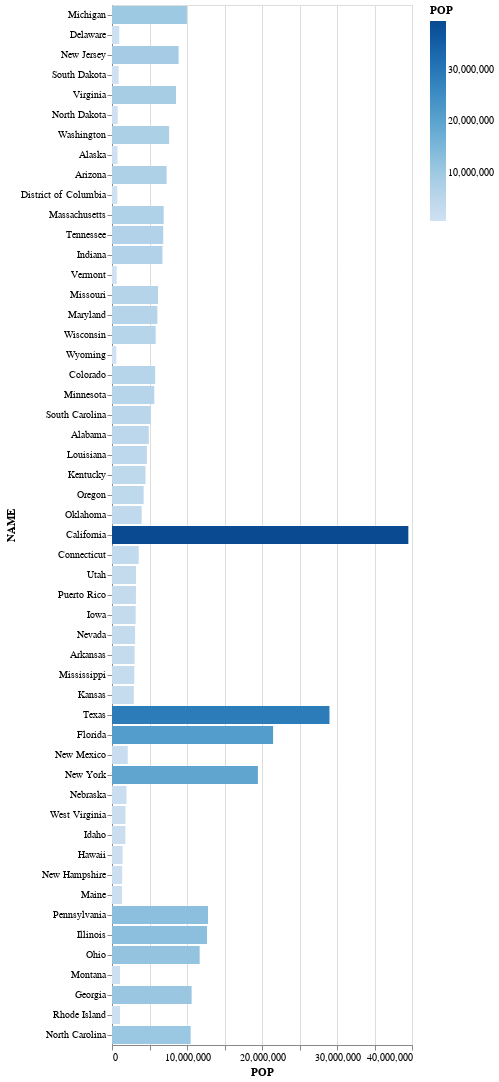

Here is the notebook cell this chart was saved with:
### Code cell
alt.Chart(census_data).mark_bar().encode(
    alt.X('POP:Q'),
    alt.Y('NAME:N',sort='-x'),
    # alt.Order('POP:Q', order='descending'),
    
    
    alt.Color('POP:Q')
)

### Figure 1 — Vega-Lite specification as saved in the notebook (floating-point values rounded to 4 significant figures)
{"config": {"view": {"continuousWidth": 300, "continuousHeight": 300}}, "data": {"name": "data-c46b1809fc5aa15bdd2934ea3f3fab54"}, "mark": {"type": "bar"}, "encoding": {"color": {"field": "POP", "type": "quantitative"}, "x": {"field": "POP", "type": "quantitative"}, "y": {"field": "NAME", "sort": "-x", "type": "nominal"}}, "$schema": "https://vega.github.io/schema/vega-lite/v5.16.3.json", "datasets": {"data-c46b1809fc5aa15bdd2934ea3f3fab54": [{"NAME": "Mississippi", "POP": "2976149", "state": "28"}, {"NAME": "Missouri", "POP": "6137428", "state": "29"}, {"NAME": "Montana", "POP": "1068778", "state": "30"}, {"NAME": "Nebraska", "POP": "1934408", "state": "31"}, {"NAME": "Nevada", "POP": "3080156", "state": "32"}, {"NAME": "New Hampshire", "POP": "1359711", "state": "33"}, {"NAME": "New Jersey", "POP": "8882190", "state": "34"}, {"NAME": "New Mexico", "POP": "2096829", "state": "35"}, {"NAME": "New York", "POP": "19453561", "state": "36"}, {"NAME": "North Carolina", "POP": "10488084", "state": "37"}, {"NAME": "North Dakota", "POP": "762062", "state": "38"}, {"NAME": "Ohio", "POP": "11689100", "state": "39"}, {"NAME": "Oklahoma", "POP": "3956971", "state": "40"}, {"NAME": "Oregon", "POP": "4217737", "state": "41"}, {"NAME": "Pennsylvania", "POP": "12801989", "state": "42"}, {"NAME": "Rhode Island", "POP": "1059361", "state": "44"}, {"NAME": "South Carolina", "POP": "5148714", "state": "45"}, {"NAME": "South Dakota", "POP": "884659", "state": "46"}, {"NAME": "Tennessee", "POP": "6829174", "state": "47"}, {"NAME": "Texas", "POP": "28995881", "state": "48"}, {"NAME": "Vermont", "POP": "623989", "state": "50"}, {"NAME": "Utah", "POP": "3205958", "state": "49"}, {"NAME": "Virginia", "POP": "8535519", "state": "51"}, {"NAME": "Washington", "POP": "7614893", "state": "53"}, {"NAME": "West Virginia", "POP": "1792147", "state": "54"}, {"NAME": "Wisconsin", "POP": "5822434", "state": "55"}, {"NAME": "Wyoming", "POP": "578759", "state": "56"}, {"NAME": "Puerto Rico", "POP": "3193694", "state": "72"}, {"NAME": "Alabama", "POP": "4903185", "state": "01"}, {"NAME": "Alaska", "POP": "731545", "state": "02"}, {"NAME": "Arizona", "POP": "7278717", "state": "04"}, {"NAME": "Arkansas", "POP": "3017804", "state": "05"}, {"NAME": "California", "POP": "39512223", "state": "06"}, {"NAME": "Colorado", "POP": "5758736", "state": "08"}, {"NAME": "Delaware", "POP": "973764", "state": "10"}, {"NAME": "District of Columbia", "POP": "705749", "state": "11"}, {"NAME": "Connecticut", "POP": "3565287", "state": "09"}, {"NAME": "Florida", "POP": "21477737", "state": "12"}, {"NAME": "Georgia", "POP": "10617423", "state": "13"}, {"NAME": "Idaho", "POP": "1787065", "state": "16"}, {"NAME": "Hawaii", "POP": "1415872", "state": "15"}, {"NAME": "Illinois", "POP": "12671821", "state": "17"}, {"NAME": "Indiana", "POP": "6732219", "state": "18"}, {"NAME": "Iowa", "POP": "3155070", "state": "19"}, {"NAME": "Kansas", "POP": "2913314", "state": "20"}, {"NAME": "Kentucky", "POP": "4467673", "state": "21"}, {"NAME": "Louisiana", "POP": "4648794", "state": "22"}, {"NAME": "Maine", "POP": "1344212", "state": "23"}, {"NAME": "Maryland", "POP": "6045680", "state": "24"}, {"NAME": "Massachusetts", "POP": "6892503", "state": "25"}, {"NAME": "Michigan", "POP": "9986857", "state": "26"}, {"NAME": "Minnesota", "POP": "5639632", "state": "27"}]}}
